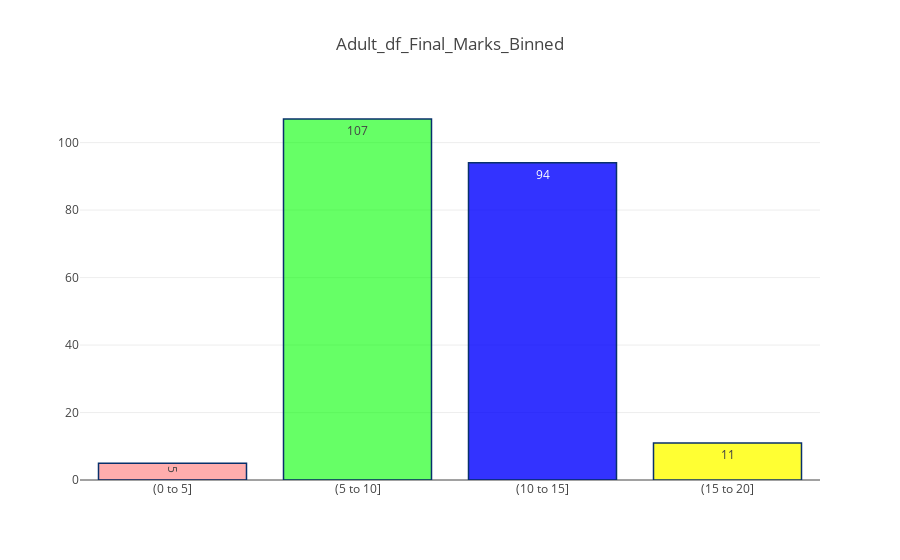

Notebook source saved alongside this figure:
### Code cell
bins = [0, 5, 10, 15, 20]
adult_df_final_marks_binned = adult_df.groupby(pd.cut(adult_df['final_mark'], bins=bins)).final_mark.count()
# master_df_g3_binned.plot(kind='bar')

x= ['(0 to 5]', '(5 to 10]', '(10 to 15]', '(15 to 20]']
y= list(adult_df_final_marks_binned)

trace25 = go.Bar(
    x=x,
    y=y,
    text=y,
    textposition = 'auto',
    marker=dict(
        color=['rgba(255, 51, 51, 0.4)', 'rgba(0, 255, 0, 0.6)',
               'rgba(0, 0, 255,0.8)', 'rgba(255, 255, 51,1)'],
        line=dict(
            color='rgb(8,48,107)',
            width=1.5),
        ),
    opacity=1
)

data = [trace25]

layout = go.Layout(
    title='Adult_df_Final_Marks_Binned',
)

#py.iplot([trace1], filename='basic-bar')

fig = go.Figure(data=data, layout=layout)
py.iplot(fig, filename='color-bar')

#py.iplot([trace1], filename='basic-bar')

### Figure 1 — Plotly figure (JSON) as saved in the notebook; plotly's stock layout.template omitted (floating-point values rounded to 4 significant figures)
{"data": [{"marker": {"color": ["rgba(255, 51, 51, 0.4)", "rgba(0, 255, 0, 0.6)", "rgba(0, 0, 255,0.8)", "rgba(255, 255, 51,1)"], "line": {"color": "rgb(8,48,107)", "width": 1.5}}, "opacity": 1, "text": ["5", "107", "94", "11"], "textposition": "auto", "type": "bar", "uid": "4148b352-c412-11e8-813c-d54112adc950", "x": ["(0 to 5]", "(5 to 10]", "(10 to 15]", "(15 to 20]"], "y": [5, 107, 94, 11]}], "layout": {"title": "Adult_df_Final_Marks_Binned"}}
